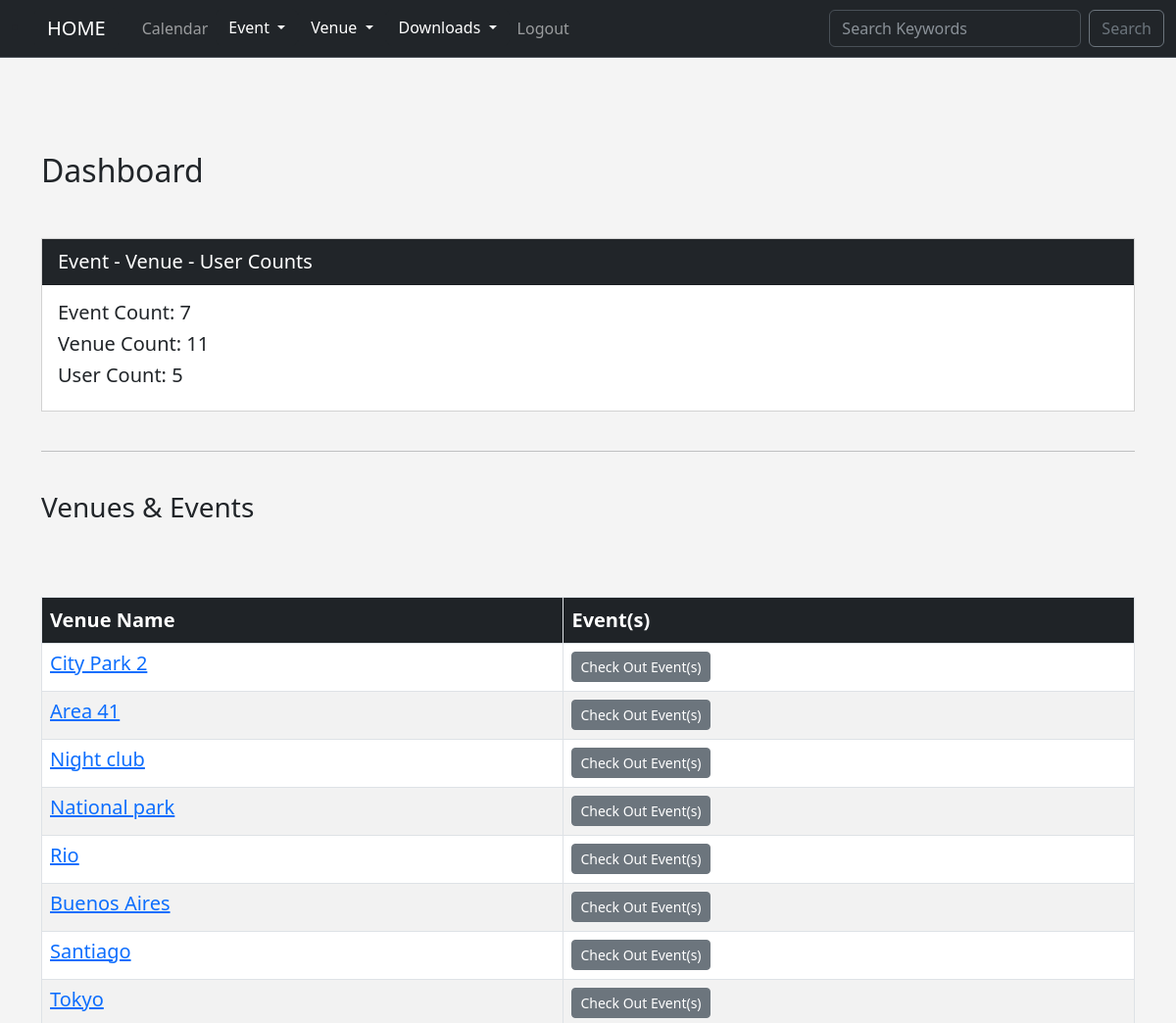
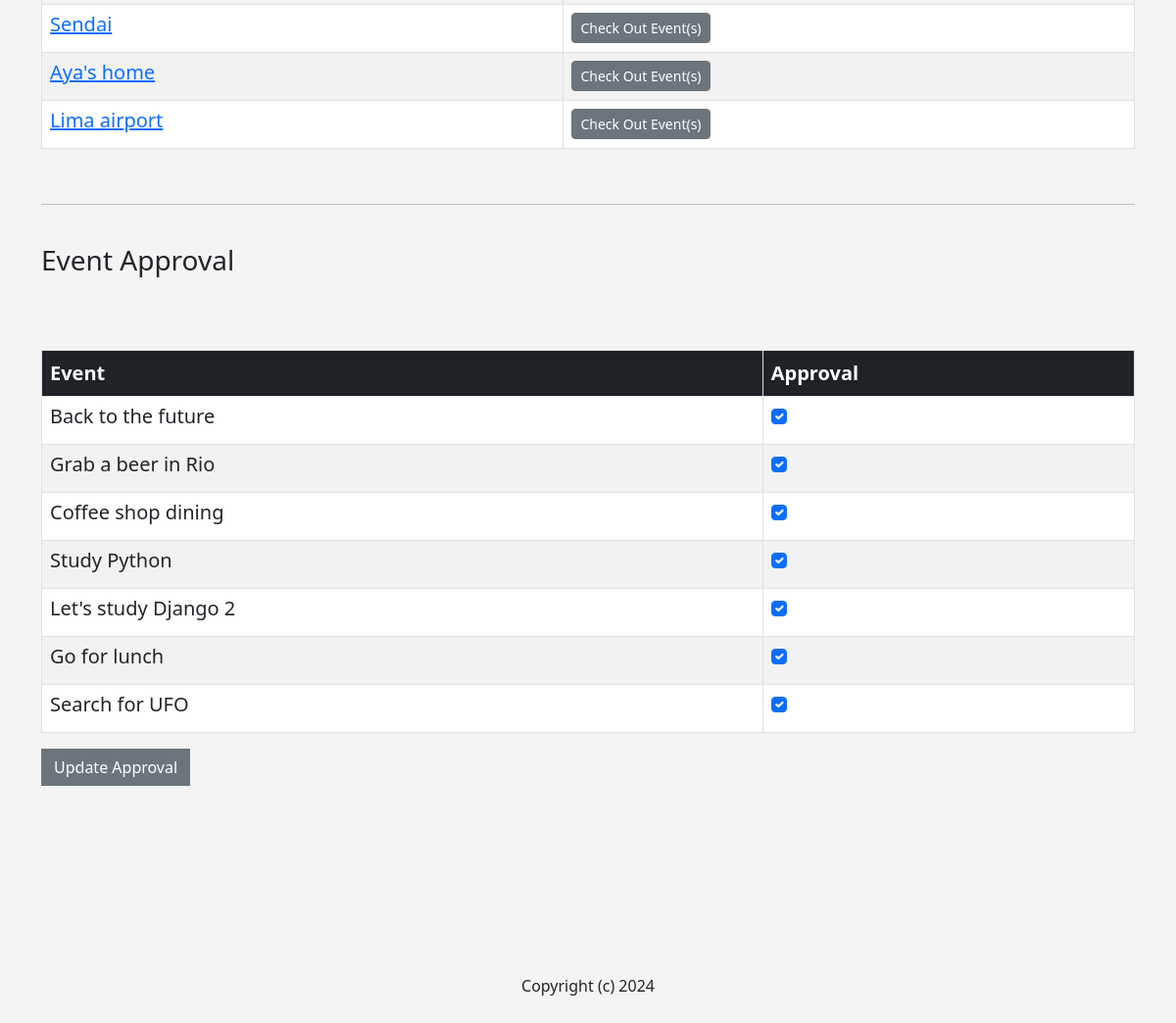
The page /dashboard (signed in) on the database its author committed (2 pictures, top to bottom).
### events/models.py (models this page shows, shortened)
class Venue(models.Model):
    name = models.CharField("Venue Name", max_length=120)
    address = models.CharField(max_length=300)
    zip_code = models.CharField("Zip Code", max_length=15)
    phone = models.CharField("Contact Phone", max_length=25, blank=True)
    web = models.URLField("Website Address", blank=True)
    email_address = models.EmailField("Email Address", blank=True)
    owner = models.IntegerField("Venue Owner", blank=False, default=1)
    venue_image = models.ImageField(null=True, blank=True, upload_to="images/")
    def __str__(self):
        return self.name

class Event(models.Model):
    name = models.CharField("Event Name", max_length=120)
    event_date = models.DateTimeField("Event Date")
    venue = models.ForeignKey(Venue, blank=True, null=True, on_delete=models.CASCADE)
    manager = models.ForeignKey(User, blank=True, null=True, on_delete=models.SET_NULL)
    description = models.TextField(blank=True)
    attendees = models.ManyToManyField(MyClubUser, blank=True)
    approved = models.BooleanField("Approved", default=False)
    def __str__(self):
        return self.name

### events/views.py (the view)
# urls.py: path('dashboard', views.dashboard, name="dashboard"),
def dashboard(request):
    event_list = Event.objects.all().order_by("event_date", "name")
    venue_list = Venue.objects.all()
    event_count = Event.objects.all().count()
    venue_count = venue_list.count()
    user_count = User.objects.all().count()
    now = datetime.now()
    current_year = now.year
    if request.user.is_superuser:
        if request.method == "POST":
            id_list = request.POST.getlist("boxes")
            event_list.update(approved=False)
            for id in id_list:
                Event.objects.filter(pk=int(id)).update(approved=True)
            messages.success(request, ("Event Approval Updated Successfully!"))
            return redirect("dashboard")
        else:
            return render(request,
                "events/dashboard.html", {
                "event_list": event_list,
                "venue_list": venue_list,
                "event_count": event_count,
                "venue_count": venue_count,
                "user_count": user_count,
                "current_year": current_year
                })
    else:
        messages.success(request, ("You Don't Have The Permission..."))
        return redirect("home")

### events/templates/events/dashboard.html (shortened to what this page needs)
{% extends 'events/base.html' %}
{% block content %}
    <h2 style="margin-bottom: 50px;">Dashboard</h2>
    <div class="card rounded-0">
        <div class="card-header rounded-0 text-bg-dark fs-5">
            Event - Venue - User Counts
        </div>
        <div class="card-body rounded-0">
            <h5>Event Count: {{ event_count }}</h5>
            <h5>Venue Count: {{ venue_count }}</h5>
            <h5>User Count: {{ user_count }}</h5>
        </div>
    </div>
    <br>
    <hr>
    <br>
    <h3 style="margin-bottom: 50px;">Venues & Events</h3>
    <table class="table table-striped table-hover table-bordered">
        <tr>
            <th class="text-bg-dark fs-5">Venue Name</th>
            <th class="text-bg-dark fs-5">Event(s)</th>
        </tr>
        {% for venue in venue_list %}
            <tr>
                <td>
                    <h5><a href="{% url 'show_venue' venue.id %}">{{ venue }}</a></h5>
                </td>
                <td>
                    <a class="btn btn-sm btn-secondary" href="{% url 'venue_events' venue.id %}">Check Out Event(s)</a>
                </td>
            </tr>
        {% endfor %}
        <br>
    </table>
    <br>
    <hr>
    <br>
    <h3 style="margin-bottom: 50px;">Event Approval</h3>
    <form action="" method="post">
    <table class="table table-striped table-hover table-bordered">
        <tr>
            <th class="text-bg-dark fs-5">Event</th>
            <th class="text-bg-dark fs-5">Approval</th>
        </tr>
        {% for event in event_list %}
            <tr>
                <td>
                    <h5>{{ event }}</h5>
                </td>
                <td>
                    {% if event.approved %}
                        <div class="form-check">
                            <input class="form-check-input" type="checkbox" checked="checked" value="{{ event.id }}" name="boxes">
                        </div>
                    {% else %}
                        <div class="form-check">
                            <input class="form-check-input" type="checkbox" value="{{ event.id }}" name="boxes">
                        </div>
                    {% endif %}
                </td>
            </tr>
        {% endfor %}
        <br>
    </table>
    <button class="btn btn-secondary rounded-0" type="submit">Update Approval</button>
{% endblock %}

### events/templates/events/base.html (style rules this page uses)
body { background: #f4f4f4; }

### rows shown on the page
Venue: name "City Park 2"
Venue: name "Area 41"
Venue: name "Night club"
Venue: name "National park"
Venue: name "Rio"
Venue: name "Buenos Aires"
Venue: name "Santiago"
Venue: name "Tokyo"
Venue: name "Sendai"
Venue: name "Aya's home"
Venue: name "Lima airport"
Event: name "Back to the future"
Event: name "Grab a beer in Rio"
Event: name "Coffee shop dining"
Event: name "Study Python"
Event: name "Let's study Django 2"
Event: name "Go for lunch"
Event: name "Search for UFO"

### other values the page prints
{{ event_count }} "7"
{{ venue_count }} "11"
{{ user_count }} "5"
